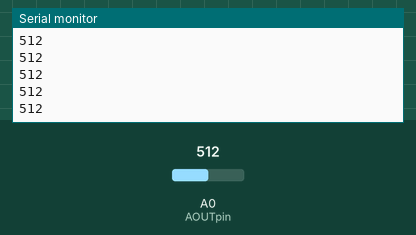
Simulated run of this sketch. Board: Arduino Uno, built with avr-gcc and run on an emulated ATmega328P. On the bench: the last lines printed to the serial monitor. The test bench sets the inputs (shaded band); at power-on: A0 (AOUTpin) = 512.

Above: at 1.2 s.
1.3 s: A0 (AOUTpin) set to 716
At 1.31 s:
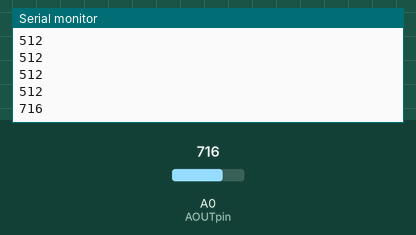
2.8 s: A0 (AOUTpin) set to 900
At 2.81 s:
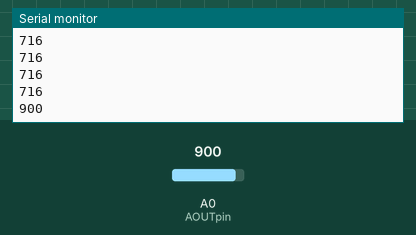
Timing chart, 0 to 5.8 s (numbered marks = the images above; inputs shaded):
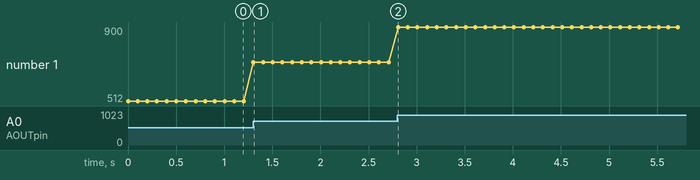

Measured:
- after the input at 1.3 s, the serial monitor: prints a new line at once (image 1)
- after the input at 2.8 s, the serial monitor: prints a new line at once (image 2)
- plotted number 1: 512 → 716 after the input at 1.3 s, 716 → 900 after the input at 2.8 s

The sketch:

mq_7_gas_sensor_co.ino
```cpp
const int AOUTpin=0;//the AOUT pin of the CO sensor goes into analog pin A0 of the arduino
const int DOUTpin=8;//the DOUT pin of the CO sensor goes into digital pin D8 of the arduino const int
const int ledPin=13;//the anode of the LED connects to digital pin D13 of the arduino

bool limit;
int value;

void setup() { Serial.begin(9600);//sets the baud rate
pinMode(DOUTpin, INPUT);//sets the pin as an input to the arduino
//pinMode(ledPin, OUTPUT);//sets the pin as an output of the arduino
}

void loop() {
  value= analogRead(AOUTpin);//reads the analaog value from the CO sensor's
 //limit= digitalRead(DOUTpin);//reads the digital value from the CO sensor's DOUT pin
//Serial.print("CO value: ");
//Serial.println(value);//prints the CO value
//Serial.print("Limit: ");
Serial.println(value);//prints the limit reached as either LOW or HIGH (above or underneath)
delay(100); }
//if (limit == HIGH){ Serial.println("Bad"); } else{ Serial.println("OK"); } }
```
